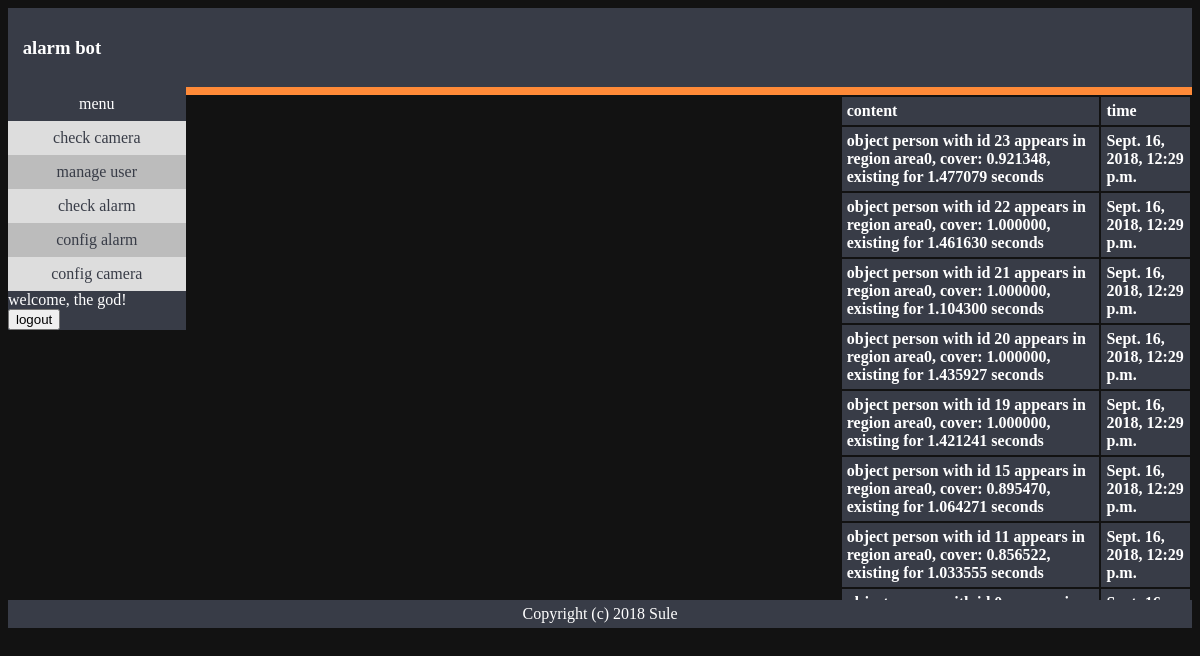
Page /panel/getalarm/ (signed in) on the committed database.
### campip/models.py (models this page shows)
class Alarm(models.Model):
    content = models.TextField()
    time = models.DateTimeField(auto_now_add=True)

### panel/views.py (the view)
# urls.py: path('getalarm/', views.getalarm, name='getalarm'),
def getalarm(request):
    is_auth = getsession(request, 'is_auth', False)
    alarms = []
    usernm = getsession(request, 'username', 'stranger')
    if is_auth:
        alarms = Alarm.objects.order_by('-time')
        context = {'is_auth': is_auth, 'alarms': alarms, 'username': usernm}
        return render(request, 'panel/alarm.html', context)
    return HttpResponseForbidden()

### panel/views.py (called while the page is built)
def getsession(request, key, default):
    res = default
    if key in request.session:
        res = request.session[key]
    return res

### panel/templates/panel/alarm.html (shortened to what this page needs)
{% extends "panel/panel.html" %} {% block page %}
<div id="alarm_table">
    <table>
        <tbody>
            <tr>
                <th>content</th>
                <th>time</th>
            </tr>
            {% for alarm in alarms %}
            <tr onclick=delalarm({{alarm.id}})>
                <th>{{alarm.content}}</th>
                <th>{{alarm.time}}</th>
            </tr>
            {% endfor %}
        </tbody>
    </table>
</div>
{% endblock page %}

### panel/static/panel/style.css (style rules this page uses)
#page td, #page th { padding: 5px; }
#page tr:nth-child(even) { background-color: #dddddd; }
#page tr:nth-child(odd) { background-color: #bcbcbc; }
#page th { text-align: left; background-color: #383c47; color: #ffffff; }
body { background-color: #121212; }
label[for=id_line], label[for=id_oldpassword], label[for=id_newpassword], label[for=id_password], label[for=id_username], { color: white; }

### rows in the picture
Alarm: content "object person with id 23 appears in region area0, cover: 0.921348, existing for 1.477079 seconds", time "Sept. 16, 2018, 12:29 p.m."
Alarm: content "object person with id 22 appears in region area0, cover: 1.000000, existing for 1.461630 seconds", time "Sept. 16, 2018, 12:29 p.m."
Alarm: content "object person with id 21 appears in region area0, cover: 1.000000, existing for 1.104300 seconds", time "Sept. 16, 2018, 12:29 p.m."
Alarm: content "object person with id 20 appears in region area0, cover: 1.000000, existing for 1.435927 seconds", time "Sept. 16, 2018, 12:29 p.m."
Alarm: content "object person with id 19 appears in region area0, cover: 1.000000, existing for 1.421241 seconds", time "Sept. 16, 2018, 12:29 p.m."
Alarm: content "object person with id 15 appears in region area0, cover: 0.895470, existing for 1.064271 seconds", time "Sept. 16, 2018, 12:29 p.m."
Alarm: content "object person with id 11 appears in region area0, cover: 0.856522, existing for 1.033555 seconds", time "Sept. 16, 2018, 12:29 p.m."

### other values in the picture
{{ username }} "god"
